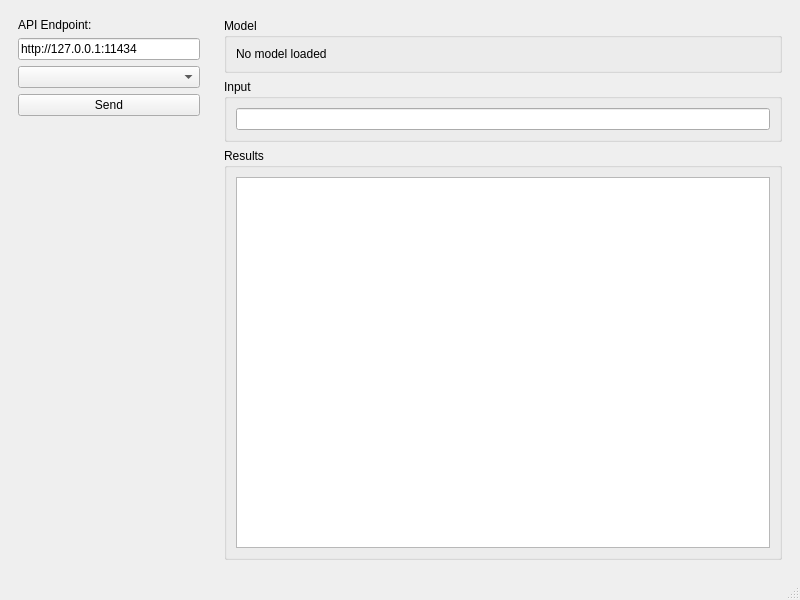
<?xml version="1.0" encoding="UTF-8"?>
<ui version="4.0">
 <class>MainWindow</class>
 <widget class="QMainWindow" name="MainWindow">
  <property name="geometry">
   <rect>
    <x>0</x>
    <y>0</y>
    <width>800</width>
    <height>600</height>
   </rect>
  </property>
  <property name="windowTitle">
   <string>Ollama Model Inference</string>
  </property>
  <widget class="QWidget" name="centralwidget">
   <layout class="QHBoxLayout" name="horizontalLayout">
    <item>
     <widget class="QWidget" name="sidebar">
      <property name="sizePolicy">
       <sizepolicy hsizetype="Fixed" vsizetype="Preferred">
        <horstretch>0</horstretch>
        <verstretch>0</verstretch>
       </sizepolicy>
      </property>
      <property name="minimumSize">
       <size>
        <width>200</width>
        <height>0</height>
       </size>
      </property>
      <layout class="QVBoxLayout" name="verticalLayout_2">
       <item>
        <widget class="QLabel" name="apiEndpointLabel">
         <property name="text">
          <string>API Endpoint:</string>
         </property>
        </widget>
       </item>
       <item>
        <widget class="QLineEdit" name="apiEndpointField">
         <property name="text">
          <string>http://127.0.0.1:11434</string>
         </property>
        </widget>
       </item>
       <item>
        <widget class="QComboBox" name="modelComboBox"/>
       </item>
       <item>
        <widget class="QPushButton" name="sendButton">
         <property name="text">
          <string>Send</string>
         </property>
        </widget>
       </item>
       <item>
        <spacer name="verticalSpacer">
         <property name="orientation">
          <enum>Qt::Vertical</enum>
         </property>
         <property name="sizeHint" stdset="0">
          <size>
           <width>20</width>
           <height>40</height>
          </size>
         </property>
        </spacer>
       </item>
      </layout>
     </widget>
    </item>
    <item>
     <widget class="QWidget" name="mainContent">
      <layout class="QVBoxLayout" name="verticalLayout">
       <item>
        <widget class="QGroupBox" name="groupBoxModel">
         <property name="title">
          <string>Model</string>
         </property>
         <layout class="QHBoxLayout" name="horizontalLayoutModel">
          <item>
           <widget class="QLabel" name="modelPathLabel">
            <property name="text">
             <string>No model loaded</string>
            </property>
           </widget>
          </item>
         </layout>
        </widget>
       </item>
       <item>
        <widget class="QGroupBox" name="groupBoxInput">
         <property name="title">
          <string>Input</string>
         </property>
         <layout class="QHBoxLayout" name="horizontalLayoutInput">
          <item>
           <widget class="QLineEdit" name="inputField"/>
          </item>
         </layout>
        </widget>
       </item>
       <item>
        <widget class="QGroupBox" name="groupBoxResults">
         <property name="title">
          <string>Results</string>
         </property>
         <layout class="QVBoxLayout" name="verticalLayoutResults">
          <item>
           <widget class="QTextEdit" name="resultsDisplay"/>
          </item>
         </layout>
        </widget>
       </item>
      </layout>
     </widget>
    </item>
   </layout>
  </widget>
  <widget class="QMenuBar" name="menubar">
   <property name="geometry">
    <rect>
     <x>0</x>
     <y>0</y>
     <width>800</width>
     <height>22</height>
    </rect>
   </property>
  </widget>
  <widget class="QStatusBar" name="statusbar"/>
 </widget>
 <resources/>
 <connections/>
</ui>
